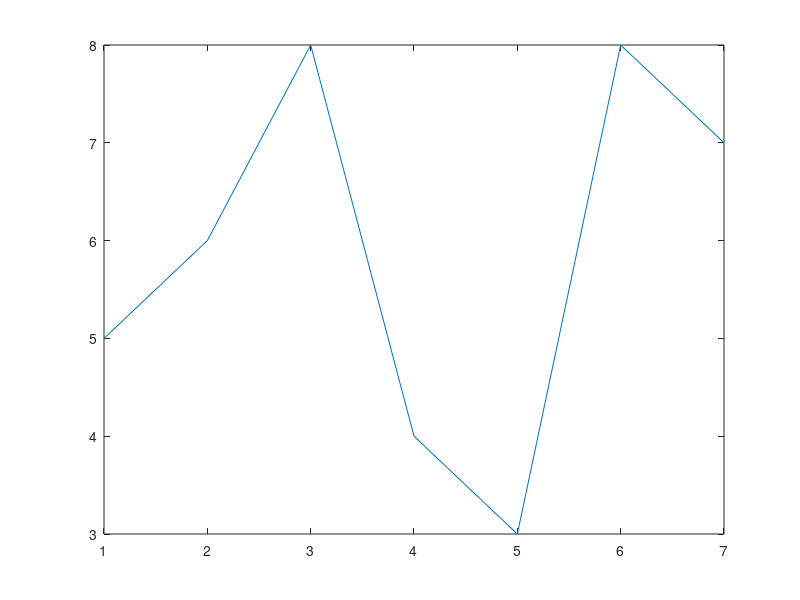

Source code (MATLAB):
nombre = input('Dime tu nombre: ', 's');notas = [5 6 8 4 3 8 7];fprintf('%s, la media de tus calificaciones es de %f.\n', nombre, mean(notas))fprintf('%s, tu mejor nota es %f.\n', nombre, max(notas))fprintf('%s, tu peor nota es de %f.\n', nombre, min(notas))fprintf('%s, aqui puedes ver un grafico con la evolucion de tus notas.\n', nombre)plot(notas)